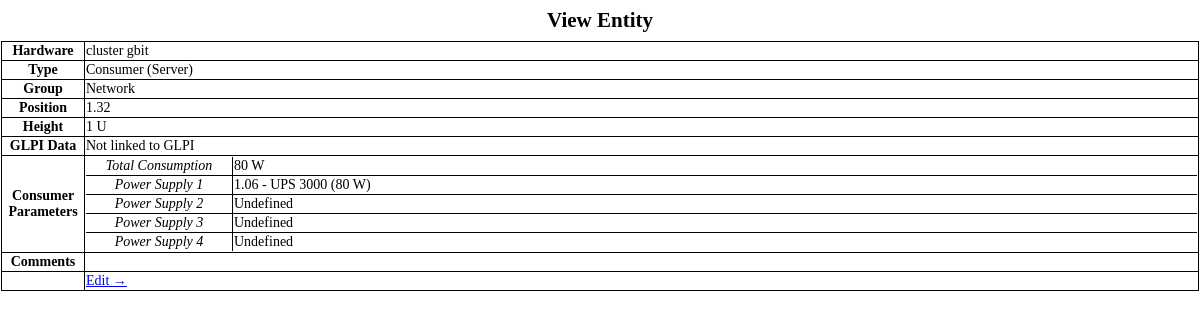
/?p=view&id=144, run on the app's committed database.
### tables this page shows
CREATE TABLE `entities` (
  `ID` int(11) NOT NULL AUTO_INCREMENT,
  `Type` int(11) NOT NULL,
  `Group` int(11) DEFAULT NULL,
  `Rack` int(11) unsigned NOT NULL,
  `Position` int(11) unsigned NOT NULL,
  `Height` int(11) unsigned NOT NULL DEFAULT '1',
  `Hardware` varchar(32) NOT NULL,
  `Name` varchar(32) DEFAULT NULL,
  `Comment` varchar(192) DEFAULT NULL,
  `Ref1` int(11) DEFAULT NULL,
  `Ref2` int(11) DEFAULT NULL,
  `Ref3` int(11) DEFAULT NULL,
  `Ref4` int(11) DEFAULT NULL,
  `RefFlags` int(11) DEFAULT '0',
  `TotalLoad` int(11) DEFAULT NULL,
  `Capacity` int(11) DEFAULT NULL,
  `FormulaA` float DEFAULT NULL,
  `FormulaB` float DEFAULT NULL,
  `GlpiId` int(11) DEFAULT NULL,
  PRIMARY KEY (`ID`),
  KEY `Rack_idx` (`Rack`),
  KEY `Type_idx` (`Type`)
);

CREATE TABLE `groups` (
  `ID` int(11) NOT NULL AUTO_INCREMENT,
  `Name` varchar(45) NOT NULL,
  `Color` varchar(45) NOT NULL,
  PRIMARY KEY (`ID`)
);

### inc/conf.inc.php (called while the page is built, shortened)
<?php
function get_conf($i){
	return $GLOBALS['_CONF_'][$i];
}

### inc/sql.inc.php (called while the page is built, shortened)
<?php
function sql(){
    return $GLOBALS['_SQL_'];
}
function sql_query($q){
    return mysqli_query(sql(), $q);
}

### inc/common.inc.php (called while the page is built)
<?php
function bits_set($n){
    $s = 0;
    while($n > 0){
        $s += $n & 0x01;
        $n = $n >> 1;
    }
    return $s;
}

### content/view.inc.php (the view, shortened to what this page needs)
<?php
function get_val($id, $field){
    if($id){
        $q = sql_query("SELECT `$field` FROM `entities` WHERE `ID` = '$id'");
        $r = mysqli_fetch_row($q);
        return $r[0];
    }
    else{
        return "";
    }
}
function get_flag_checked($id, $flag){
    return ((get_val($id, "RefFlags") & $flag) != 0);
}
function print_ref($id, $n){
    $q1 = sql_query("SELECT `ID`,`Hardware`,`Rack`,`Position` FROM `entities` WHERE `ID` = (SELECT `Ref$n` FROM `entities` WHERE `ID` = '$id')");
    $q2 = sql_query("SELECT `TotalLoad`,`RefFlags` FROM `entities` WHERE `ID`='$id'");
    $r2 = mysqli_fetch_array($q2);
    $s = "Undefined";
    $active_refs = bits_set($r2['RefFlags']);
    $load_per_ref = 0;
    if($active_refs > 0)
        $load_per_ref = $r2['TotalLoad'] / $active_refs;
    if(mysqli_num_rows($q1)){
        $r1 = mysqli_fetch_array($q1);
        if($r1['Position'] < 10)
            $r1['Position'] = "0{$r1['Position']}";
        $s = "{$r1['Rack']}.{$r1['Position']} - {$r1['Hardware']}";
    }
    if($s != "Undefined" && !get_flag_checked($id, pow(2,$n-1)))
        $s = "<s>$s</s>";
    elseif($s != "Undefined")
        $s = "$s ($load_per_ref W)";
    echo $s;
}
$mode = 0;
if(isset($_GET['id'])){
    $mode = intval($_GET['id']);;
}
else{
    exit('invalid id');
}
?>
    <h2>View Entity</h2>
    <table class='edit_form'>
    <tr>
        <td>Hardware</td>
        <td><?php echo get_val($mode, 'Hardware');?></td>
    </tr>
    <tr>
        <td>Type</td>
        <td>
            <?php
                $type = get_val($mode, 'Type');
                switch($type){
                    case 1: echo 'Consumer (Server)'; break;
                }
            ?>
        </td>
    </tr>
    <tr>
        <td>Group</td>
        <td>
            <?php
                $group = get_val($mode, 'Group');
                $q = sql_query("SELECT `Name` FROM `groups` WHERE `ID` = '$group'");
                $r = mysqli_fetch_row($q);
                echo $r[0];
            ?>
        </td>
    <tr>
        <td>Position</td>
        <td>
            <?php
                echo get_val($mode, 'Rack');
                echo ".";
                echo get_val($mode, 'Position');
            ?>
        </tr>
    </tr>
    <tr>
        <td>Height</td>
        <td>
            <?php
                echo get_val($mode, 'Height');
                echo " U";
            ?>
        </td>
        </tr>
    <?php if(get_conf('use_glpi') && $type == 1){ ?>
    <tr>
        <td>GLPI Data</td>
        <td>
        </td>
    </tr>
    <?php } ?>
    <?php if($type == 1) { ?>
    <tr>
        <td>Consumer Parameters</td>
        <td>
            <table class='provtable glpitable'>
                <tr>
                    <td style='width:144px'>Total Consumption</td>
                    <td><?php echo get_val($mode, 'TotalLoad');?> W</td>
                </tr>
                <tr>
                    <td style='width:144px'>Power Supply 1</td>
                    <td>
                        <?php print_ref($mode,1); ?>
                    </td>
                </tr>
                <tr>
                    <td style='width:144px'>Power Supply 2</td>
                    <td>
                        <?php print_ref($mode,2); ?>
                    </td>
                </tr>
                <tr>
                    <td style='width:144px'>Power Supply 3</td>
                    <td>
                        <?php print_ref($mode,3); ?>
                    </td>
                </tr>
                <tr>
                    <td style='width:144px'>Power Supply 4</td>
                    <td>
                        <?php print_ref($mode,4); ?>
                    </td>
                </tr>
            </table>
        </td>
    </tr>
    <?php } ?>
    <tr>
        <td>Comments</td>
        <td>
        </td>
    </tr>
    <tr>
        <td>&nbsp;</td>
        <td><a href='./?p=edit&id=<?php echo $mode; ?>'>Edit &rarr;</a></td>
    </tr>
    </table>

### style.css (style rules this page uses)
body { margin:1px; padding:0px; font-size:14px; }
h2 { margin:8px 2px 8px 2px; padding:0px; text-align:center; }
tr>td:last-child { border-right:none; }
.edit_form { width:100%; border-collapse:collapse; }
.edit_form>tbody>tr>td { border:1px solid; }
.edit_form td:first-child { font-weight:bold; width:80px; text-align:center; }
.edit_form table td:first-child { width:110px; }
.edit_form table td:first-child { font-weight:normal; font-style:italic; }
.provtable { border-collapse:collapse; width:100%; }
.provtable tr td { border-top:1px solid; border-left:1px solid; }
.provtable tr td:first-child { border-left:none; }
.glpitable tr:first-child td { border-top:none; }

### data on the page
entities: Hardware "cluster gbit", Rack "1", Position "32", Height "1", TotalLoad "80"
groups: Name "Network"

### other printed values
$s "1.06 - UPS 3000 (80 W) Undefined Undefined Undefined"
